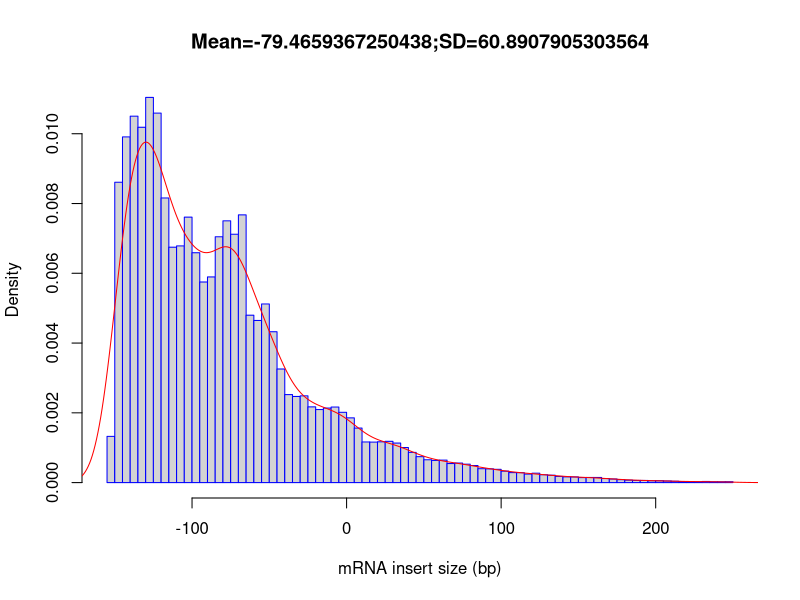

Here is the R script that generated this plot:
out_file = 'Pr_2_inner_distance'
pdf('Pr_2_inner_distance.inner_distance_plot.pdf')
fragsize=rep(c(-247.5,-242.5,-237.5,-232.5,-227.5,-222.5,-217.5,-212.5,-207.5,-202.5,-197.5,-192.5,-187.5,-182.5,-177.5,-172.5,-167.5,-162.5,-157.5,-152.5,-147.5,-142.5,-137.5,-132.5,-127.5,-122.5,-117.5,-112.5,-107.5,-102.5,-97.5,-92.5,-87.5,-82.5,-77.5,-72.5,-67.5,-62.5,-57.5,-52.5,-47.5,-42.5,-37.5,-32.5,-27.5,-22.5,-17.5,-12.5,-7.5,-2.5,2.5,7.5,12.5,17.5,22.5,27.5,32.5,37.5,42.5,47.5,52.5,57.5,62.5,67.5,72.5,77.5,82.5,87.5,92.5,97.5,102.5,107.5,112.5,117.5,122.5,127.5,132.5,137.5,142.5,147.5,152.5,157.5,162.5,167.5,172.5,177.5,182.5,187.5,192.5,197.5,202.5,207.5,212.5,217.5,222.5,227.5,232.5,237.5,242.5,247.5),times=c(0,0,0,0,0,0,0,0,0,0,0,0,0,0,0,0,0,0,0,6619,42999,49490,52461,50872,55145,52897,40749,33702,33885,38004,32908,28719,29444,35195,37476,35558,38327,23962,23213,25574,21596,16264,12600,12331,12420,10840,10454,10668,10816,10063,9266,7804,5818,5797,5843,5909,5661,5019,4327,3713,3270,3175,3221,2729,2802,2638,2448,1990,1963,1898,1642,1429,1418,1223,1348,1122,1058,882,822,810,716,736,735,583,514,421,352,308,309,262,268,230,196,147,148,107,159,115,116,129))
frag_sd = sd(fragsize)
frag_mean = mean(fragsize)
frag_median = median(fragsize)
write(x=c("Name","Mean","Median","sd"), sep="	", file=stdout(),ncolumns=4)
write(c(out_file,frag_mean,frag_median,frag_sd),sep="	", file=stdout(),ncolumns=4)
hist(fragsize,probability=T,breaks=100,xlab="mRNA insert size (bp)",main=paste(c("Mean=",frag_mean,";","SD=",frag_sd),collapse=""),border="blue")
lines(density(fragsize,bw=10),col='red')
dev.off()
